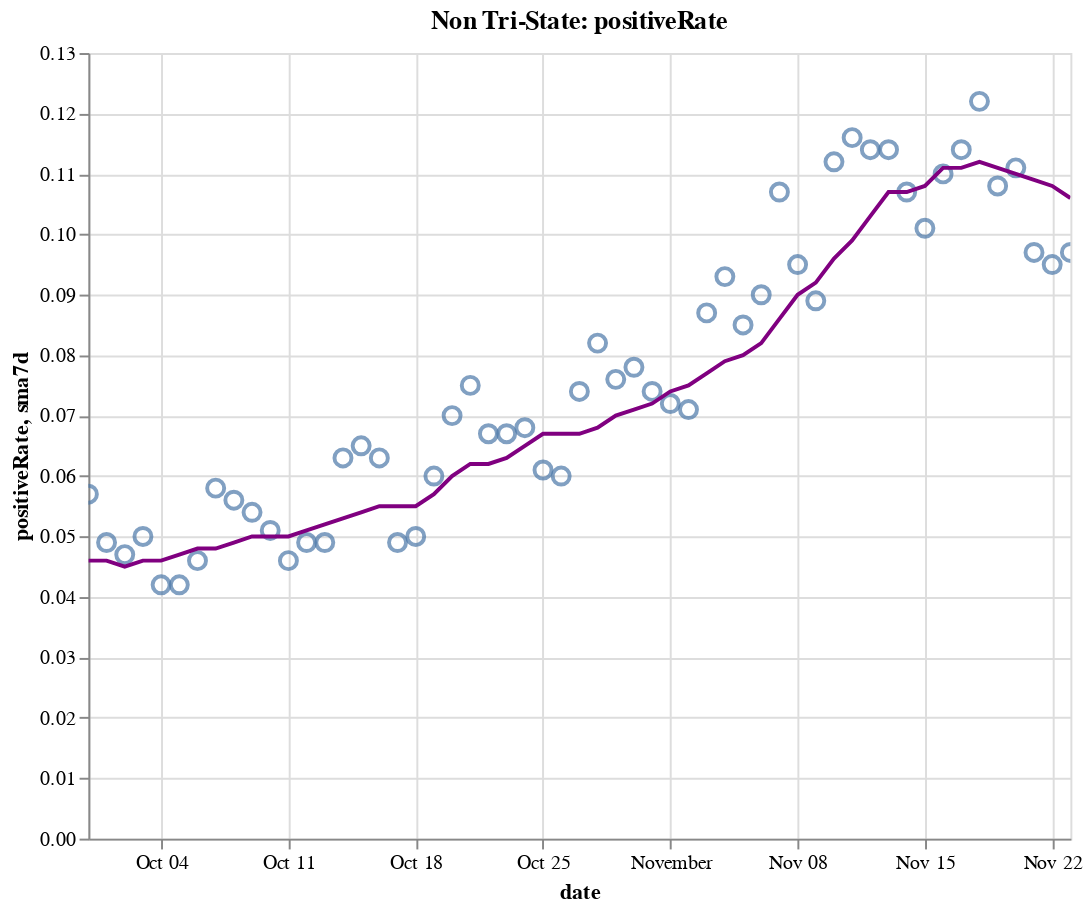

Write notebook code for a chart like this one.
### Code cell
create_plot(non_tristate, 'positiveRate')

### Figure 1 — Vega-Lite specification as saved in the notebook (floating-point values rounded to 4 significant figures)
{"config": {"view": {"continuousWidth": 400, "continuousHeight": 300}}, "layer": [{"layer": [{"mark": {"type": "point", "size": 75}, "encoding": {"tooltip": [{"type": "temporal", "field": "date"}, {"type": "quantitative", "field": "positiveRate"}, {"type": "quantitative", "field": "sma7d"}], "x": {"type": "temporal", "field": "date"}, "y": {"type": "quantitative", "field": "positiveRate"}}, "selection": {"selector016": {"type": "interval", "bind": "scales", "encodings": ["x", "y"]}}}, {"mark": {"type": "line", "color": "purple"}, "encoding": {"x": {"type": "temporal", "field": "date"}, "y": {"type": "quantitative", "field": "sma7d"}}}]}, {"mark": {"type": "rule", "color": "#aaa"}, "encoding": {"x": {"type": "temporal", "field": "date"}}, "transform": [{"filter": {"selection": "selector015"}}]}, {"mark": "circle", "encoding": {"opacity": {"condition": {"value": 1, "selection": "selector015"}, "value": 0}, "tooltip": [{"type": "temporal", "field": "date"}, {"type": "quantitative", "field": "positiveRate"}, {"type": "quantitative", "field": "sma7d"}], "x": {"type": "temporal", "field": "date"}, "y": {"type": "quantitative", "field": "positiveRate"}}, "selection": {"selector015": {"type": "single", "encodings": ["x"], "on": "mouseover", "nearest": true, "empty": "none"}}}, {"mark": {"type": "text", "align": "left", "dx": 5, "dy": -5, "stroke": "white", "strokeWidth": 2}, "encoding": {"text": {"type": "quantitative", "field": "positiveRate"}, "tooltip": [{"type": "temporal", "field": "date"}, {"type": "quantitative", "field": "positiveRate"}, {"type": "quantitative", "field": "sma7d"}], "x": {"type": "temporal", "field": "date"}, "y": {"type": "quantitative", "field": "positiveRate"}}, "transform": [{"filter": {"selection": "selector015"}}]}, {"mark": {"type": "text", "align": "left", "dx": 5, "dy": -5}, "encoding": {"text": {"type": "quantitative", "field": "positiveRate"}, "tooltip": [{"type": "temporal", "field": "date"}, {"type": "quantitative", "field": "positiveRate"}, {"type": "quantitative", "field": "sma7d"}], "x": {"type": "temporal", "field": "date"}, "y": {"type": "quantitative", "field": "positiveRate"}}, "transform": [{"filter": {"selection": "selector015"}}]}], "data": {"name": "data-1073ad164d9490331c6fb6d9102b2927"}, "height": 400, "title": "Non Tri-State: positiveRate", "width": 500, "$schema": "https://vega.github.io/schema/vega-lite/v4.8.1.json", "datasets": {"data-1073ad164d9490331c6fb6d9102b2927": [{"date": "2020-09-30T00:00:00", "totalTestResultsIncrease": 749700.0, "positiveIncrease": 42410.0, "death": 152800.0, "deathIncrease": 1041.0, "positiveRate": 0.057, "state": "Non Tri-State", "sma7d": 0.046}, {"date": "2020-10-01T00:00:00", "totalTestResultsIncrease": 883100.0, "positiveIncrease": 43420.0, "death": 153700.0, "deathIncrease": 829.0, "positiveRate": 0.049, "state": "Non Tri-State", "sma7d": 0.046}, {"date": "2020-10-02T00:00:00", "totalTestResultsIncrease": 990900.0, "positiveIncrease": 46360.0, "death": 154500.0, "deathIncrease": 826.0, "positiveRate": 0.047, "state": "Non Tri-State", "sma7d": 0.045}, {"date": "2020-10-03T00:00:00", "totalTestResultsIncrease": 962400.0, "positiveIncrease": 48260.0, "death": 155200.0, "deathIncrease": 721.0, "positiveRate": 0.05, "state": "Non Tri-State", "sma7d": 0.046}, {"date": "2020-10-04T00:00:00", "totalTestResultsIncrease": 856100.0, "positiveIncrease": 36140.0, "death": 155500.0, "deathIncrease": 347.0, "positiveRate": 0.042, "state": "Non Tri-State", "sma7d": 0.046}, {"date": "2020-10-05T00:00:00", "totalTestResultsIncrease": 837600.0, "positiveIncrease": 35490.0, "death": 155900.0, "deathIncrease": 327.0, "positiveRate": 0.042, "state": "Non Tri-State", "sma7d": 0.047}, {"date": "2020-10-06T00:00:00", "totalTestResultsIncrease": 793400.0, "positiveIncrease": 36770.0, "death": 156500.0, "deathIncrease": 610.0, "positiveRate": 0.046, "state": "Non Tri-State", "sma7d": 0.048}, {"date": "2020-10-07T00:00:00", "totalTestResultsIncrease": 835500.0, "positiveIncrease": 48600.0, "death": 157400.0, "deathIncrease": 895.0, "positiveRate": 0.058, "state": "Non Tri-State", "sma7d": 0.048}, {"date": "2020-10-08T00:00:00", "totalTestResultsIncrease": 920800.0, "positiveIncrease": 51690.0, "death": 158300.0, "deathIncrease": 964.0, "positiveRate": 0.056, "state": "Non Tri-State", "sma7d": 0.049}, {"date": "2020-10-09T00:00:00", "totalTestResultsIncrease": 1009000.0, "positiveIncrease": 54060.0, "death": 159200.0, "deathIncrease": 874.0, "positiveRate": 0.054, "state": "Non Tri-State", "sma7d": 0.05}, {"date": "2020-10-10T00:00:00", "totalTestResultsIncrease": 1082000.0, "positiveIncrease": 55100.0, "death": 159900.0, "deathIncrease": 651.0, "positiveRate": 0.051, "state": "Non Tri-State", "sma7d": 0.05}, {"date": "2020-10-11T00:00:00", "totalTestResultsIncrease": 958700.0, "positiveIncrease": 44380.0, "death": 160300.0, "deathIncrease": 457.0, "positiveRate": 0.046, "state": "Non Tri-State", "sma7d": 0.05}, {"date": "2020-10-12T00:00:00", "totalTestResultsIncrease": 804900.0, "positiveIncrease": 39810.0, "death": 160600.0, "deathIncrease": 271.0, "positiveRate": 0.049, "state": "Non Tri-State", "sma7d": 0.051}, {"date": "2020-10-13T00:00:00", "totalTestResultsIncrease": 936400.0, "positiveIncrease": 45890.0, "death": 161300.0, "deathIncrease": 681.0, "positiveRate": 0.049, "state": "Non Tri-State", "sma7d": 0.052}, {"date": "2020-10-14T00:00:00", "totalTestResultsIncrease": 853300.0, "positiveIncrease": 53780.0, "death": 162100.0, "deathIncrease": 796.0, "positiveRate": 0.063, "state": "Non Tri-State", "sma7d": 0.053}, {"date": "2020-10-15T00:00:00", "totalTestResultsIncrease": 928600.0, "positiveIncrease": 60790.0, "death": 163000.0, "deathIncrease": 915.0, "positiveRate": 0.065, "state": "Non Tri-State", "sma7d": 0.054}, {"date": "2020-10-16T00:00:00", "totalTestResultsIncrease": 1028000.0, "positiveIncrease": 64930.0, "death": 163900.0, "deathIncrease": 874.0, "positiveRate": 0.063, "state": "Non Tri-State", "sma7d": 0.055}, {"date": "2020-10-17T00:00:00", "totalTestResultsIncrease": 1104000.0, "positiveIncrease": 54610.0, "death": 164600.0, "deathIncrease": 751.0, "positiveRate": 0.049, "state": "Non Tri-State", "sma7d": 0.055}, {"date": "2020-10-18T00:00:00", "totalTestResultsIncrease": 921000.0, "positiveIncrease": 45620.0, "death": 165000.0, "deathIncrease": 383.0, "positiveRate": 0.05, "state": "Non Tri-State", "sma7d": 0.055}, {"date": "2020-10-19T00:00:00", "totalTestResultsIncrease": 894200.0, "positiveIncrease": 53730.0, "death": 165400.0, "deathIncrease": 431.0, "positiveRate": 0.06, "state": "Non Tri-State", "sma7d": 0.057}, {"date": "2020-10-20T00:00:00", "totalTestResultsIncrease": 825200.0, "positiveIncrease": 57920.0, "death": 166200.0, "deathIncrease": 807.0, "positiveRate": 0.07, "state": "Non Tri-State", "sma7d": 0.06}, {"date": "2020-10-21T00:00:00", "totalTestResultsIncrease": 771400.0, "positiveIncrease": 57480.0, "death": 167200.0, "deathIncrease": 989.0, "positiveRate": 0.075, "state": "Non Tri-State", "sma7d": 0.062}, {"date": "2020-10-22T00:00:00", "totalTestResultsIncrease": 1035000.0, "positiveIncrease": 69550.0, "death": 168300.0, "deathIncrease": 1101.0, "positiveRate": 0.067, "state": "Non Tri-State", "sma7d": 0.062}, {"date": "2020-10-23T00:00:00", "totalTestResultsIncrease": 1176000.0, "positiveIncrease": 78970.0, "death": 169200.0, "deathIncrease": 894.0, "positiveRate": 0.067, "state": "Non Tri-State", "sma7d": 0.063}, {"date": "2020-10-24T00:00:00", "totalTestResultsIncrease": 1164000.0, "positiveIncrease": 79320.0, "death": 170100.0, "deathIncrease": 861.0, "positiveRate": 0.068, "state": "Non Tri-State", "sma7d": 0.065}, {"date": "2020-10-25T00:00:00", "totalTestResultsIncrease": 1021000.0, "positiveIncrease": 62130.0, "death": 170400.0, "deathIncrease": 358.0, "positiveRate": 0.061, "state": "Non Tri-State", "sma7d": 0.067}, {"date": "2020-10-26T00:00:00", "totalTestResultsIncrease": 961800.0, "positiveIncrease": 58070.0, "death": 170800.0, "deathIncrease": 371.0, "positiveRate": 0.06, "state": "Non Tri-State", "sma7d": 0.067}, {"date": "2020-10-27T00:00:00", "totalTestResultsIncrease": 911800.0, "positiveIncrease": 67910.0, "death": 171700.0, "deathIncrease": 884.0, "positiveRate": 0.074, "state": "Non Tri-State", "sma7d": 0.067}, {"date": "2020-10-28T00:00:00", "totalTestResultsIncrease": 909300.0, "positiveIncrease": 74560.0, "death": 172700.0, "deathIncrease": 1002.0, "positiveRate": 0.082, "state": "Non Tri-State", "sma7d": 0.068}, {"date": "2020-10-29T00:00:00", "totalTestResultsIncrease": 1092000.0, "positiveIncrease": 83360.0, "death": 173700.0, "deathIncrease": 998.0, "positiveRate": 0.076, "state": "Non Tri-State", "sma7d": 0.07}, {"date": "2020-10-30T00:00:00", "totalTestResultsIncrease": 1181000.0, "positiveIncrease": 92240.0, "death": 174600.0, "deathIncrease": 926.0, "positiveRate": 0.078, "state": "Non Tri-State", "sma7d": 0.071}, {"date": "2020-10-31T00:00:00", "totalTestResultsIncrease": 1171000.0, "positiveIncrease": 87180.0, "death": 175600.0, "deathIncrease": 937.0, "positiveRate": 0.074, "state": "Non Tri-State", "sma7d": 0.072}, {"date": "2020-11-01T00:00:00", "totalTestResultsIncrease": 976800.0, "positiveIncrease": 69850.0, "death": 175900.0, "deathIncrease": 367.0, "positiveRate": 0.072, "state": "Non Tri-State", "sma7d": 0.074}, {"date": "2020-11-02T00:00:00", "totalTestResultsIncrease": 1083000.0, "positiveIncrease": 76400.0, "death": 176400.0, "deathIncrease": 471.0, "positiveRate": 0.071, "state": "Non Tri-State", "sma7d": 0.075}, {"date": "2020-11-03T00:00:00", "totalTestResultsIncrease": 950900.0, "positiveIncrease": 82510.0, "death": 177900.0, "deathIncrease": 1482.0, "positiveRate": 0.087, "state": "Non Tri-State", "sma7d": 0.077}, {"date": "2020-11-04T00:00:00", "totalTestResultsIncrease": 1048000.0, "positiveIncrease": 97230.0, "death": 179000.0, "deathIncrease": 1077.0, "positiveRate": 0.093, "state": "Non Tri-State", "sma7d": 0.079}, {"date": "2020-11-05T00:00:00", "totalTestResultsIncrease": 1296000.0, "positiveIncrease": 109800.0, "death": 180000.0, "deathIncrease": 1084.0, "positiveRate": 0.085, "state": "Non Tri-State", "sma7d": 0.08}, {"date": "2020-11-06T00:00:00", "totalTestResultsIncrease": 1326000.0, "positiveIncrease": 119300.0, "death": 181200.0, "deathIncrease": 1122.0, "positiveRate": 0.09, "state": "Non Tri-State", "sma7d": 0.082}, {"date": "2020-11-07T00:00:00", "totalTestResultsIncrease": 1149000.0, "positiveIncrease": 122400.0, "death": 182200.0, "deathIncrease": 1077.0, "positiveRate": 0.107, "state": "Non Tri-State", "sma7d": 0.086}, {"date": "2020-11-08T00:00:00", "totalTestResultsIncrease": 1104000.0, "positiveIncrease": 104800.0, "death": 182700.0, "deathIncrease": 462.0, "positiveRate": 0.095, "state": "Non Tri-State", "sma7d": 0.09}, {"date": "2020-11-09T00:00:00", "totalTestResultsIncrease": 1240000.0, "positiveIncrease": 110900.0, "death": 183200.0, "deathIncrease": 525.0, "positiveRate": 0.089, "state": "Non Tri-State", "sma7d": 0.092}, {"date": "2020-11-10T00:00:00", "totalTestResultsIncrease": 1092000.0, "positiveIncrease": 121900.0, "death": 184500.0, "deathIncrease": 1298.0, "positiveRate": 0.112, "state": "Non Tri-State", "sma7d": 0.096}, {"date": "2020-11-11T00:00:00", "totalTestResultsIncrease": 1168000.0, "positiveIncrease": 135200.0, "death": 186000.0, "deathIncrease": 1498.0, "positiveRate": 0.116, "state": "Non Tri-State", "sma7d": 0.099}, {"date": "2020-11-12T00:00:00", "totalTestResultsIncrease": 1246000.0, "positiveIncrease": 142600.0, "death": 187100.0, "deathIncrease": 1083.0, "positiveRate": 0.114, "state": "Non Tri-State", "sma7d": 0.103}, {"date": "2020-11-13T00:00:00", "totalTestResultsIncrease": 1404000.0, "positiveIncrease": 160600.0, "death": 188300.0, "deathIncrease": 1213.0, "positiveRate": 0.114, "state": "Non Tri-State", "sma7d": 0.107}, {"date": "2020-11-14T00:00:00", "totalTestResultsIncrease": 1436000.0, "positiveIncrease": 153800.0, "death": 189600.0, "deathIncrease": 1262.0, "positiveRate": 0.107, "state": "Non Tri-State", "sma7d": 0.107}, {"date": "2020-11-15T00:00:00", "totalTestResultsIncrease": 1353000.0, "positiveIncrease": 136200.0, "death": 190200.0, "deathIncrease": 629.0, "positiveRate": 0.101, "state": "Non Tri-State", "sma7d": 0.108}, {"date": "2020-11-16T00:00:00", "totalTestResultsIncrease": 1265000.0, "positiveIncrease": 138500.0, "death": 190800.0, "deathIncrease": 575.0, "positiveRate": 0.11, "state": "Non Tri-State", "sma7d": 0.111}, {"date": "2020-11-17T00:00:00", "totalTestResultsIncrease": 1277000.0, "positiveIncrease": 145900.0, "death": 192300.0, "deathIncrease": 1475.0, "positiveRate": 0.114, "state": "Non Tri-State", "sma7d": 0.111}, {"date": "2020-11-18T00:00:00", "totalTestResultsIncrease": 1254000.0, "positiveIncrease": 152600.0, "death": 194000.0, "deathIncrease": 1783.0, "positiveRate": 0.122, "state": "Non Tri-State", "sma7d": 0.112}, {"date": "2020-11-19T00:00:00", "totalTestResultsIncrease": 1582000.0, "positiveIncrease": 171000.0, "death": 195900.0, "deathIncrease": 1884.0, "positiveRate": 0.108, "state": "Non Tri-State", "sma7d": 0.111}, {"date": "2020-11-20T00:00:00", "totalTestResultsIncrease": 1633000.0, "positiveIncrease": 181600.0, "death": 197700.0, "deathIncrease": 1781.0, "positiveRate": 0.111, "state": "Non Tri-State", "sma7d": 0.11}, {"date": "2020-11-21T00:00:00", "totalTestResultsIncrease": 1746000.0, "positiveIncrease": 169100.0, "death": 199100.0, "deathIncrease": 1444.0, "positiveRate": 0.097, "state": "Non Tri-State", "sma7d": 0.109}, {"date": "2020-11-22T00:00:00", "totalTestResultsIncrease": 1494000.0, "positiveIncrease": 141500.0, "death": 200000.0, "deathIncrease": 846.0, "positiveRate": 0.095, "state": "Non Tri-State", "sma7d": 0.108}, {"date": "2020-11-23T00:00:00", "totalTestResultsIncrease": 1402000.0, "positiveIncrease": 136200.0, "death": 200900.0, "deathIncrease": 869.0, "positiveRate": 0.097, "state": "Non Tri-State", "sma7d": 0.106}]}}
